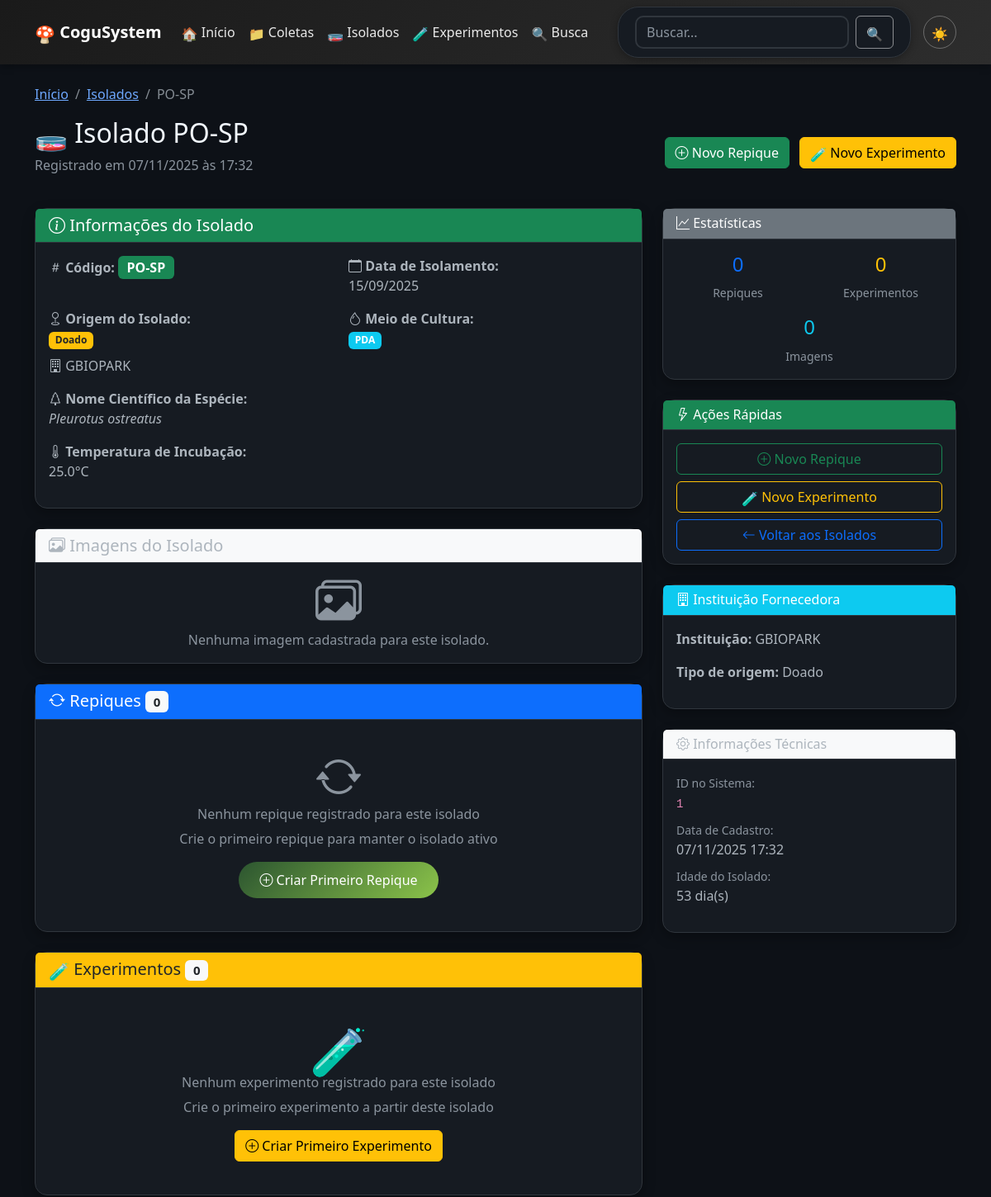
/isolado/1 (upper part), run on an earlier commit of the app's database.
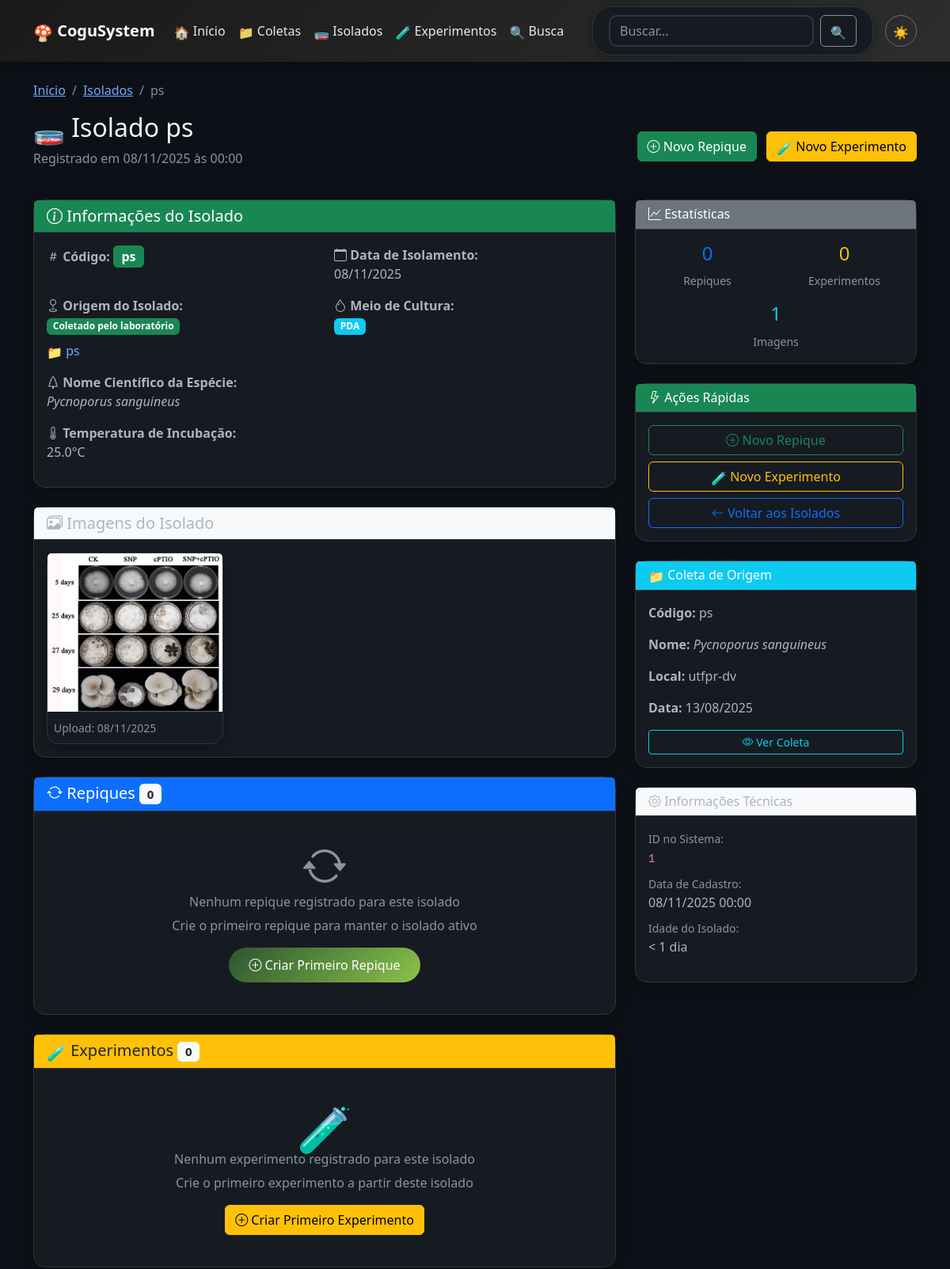
And on a later commit of the database.
### app.py (models this page shows)
class Isolado(db.Model):
    id = db.Column(db.Integer, primary_key=True)
    codigo = db.Column(db.String(50), unique=True, nullable=False)
    coleta_id = db.Column(db.Integer, db.ForeignKey('coleta.id'), nullable=True)
    origem_tipo = db.Column(db.String(20), nullable=False, default='coleta')
    origem_instituicao = db.Column(db.String(255))
    especie_nome_cientifico = db.Column(db.String(200))
    data_isolamento = db.Column(db.Date, nullable=False)
    meio_cultura = db.Column(db.String(100))
    temperatura_incubacao = db.Column(db.Float)
    observacoes = db.Column(db.Text)
    data_cadastro = db.Column(db.DateTime, default=datetime.utcnow)
    repiques = db.relationship('Repique', backref='isolado', lazy=True, cascade='all, delete-orphan')
    experimentos = db.relationship('Experimento', backref='isolado', lazy=True, cascade='all, delete-orphan')
    imagens = db.relationship('ImagemIsolado', back_populates='isolado', lazy=True, cascade='all, delete-orphan')

class Coleta(db.Model):
    id = db.Column(db.Integer, primary_key=True)
    codigo = db.Column(db.String(50), unique=True, nullable=False)
    nome_cientifico = db.Column(db.String(200))
    nome_popular = db.Column(db.String(200))
    data_coleta = db.Column(db.Date, nullable=False)
    local_coleta = db.Column(db.String(500))
    coordenadas = db.Column(db.String(100))
    substrato = db.Column(db.String(200))
    coletor = db.Column(db.String(200))
    observacoes = db.Column(db.Text)
    data_cadastro = db.Column(db.DateTime, default=datetime.utcnow)
    isolados = db.relationship('Isolado', backref='coleta', lazy=True, cascade='all, delete-orphan')
    experimentos = db.relationship('Experimento', backref='coleta', lazy=True, cascade='all, delete-orphan')
    imagens = db.relationship('ImagemColeta', back_populates='coleta', lazy=True, cascade='all, delete-orphan')

class ImagemIsolado(db.Model):
    id = db.Column(db.Integer, primary_key=True)
    isolado_id = db.Column(db.Integer, db.ForeignKey('isolado.id'), nullable=False)
    nome_arquivo = db.Column(db.String(255), nullable=False)
    descricao = db.Column(db.String(500))
    data_upload = db.Column(db.DateTime, default=datetime.utcnow)
    isolado = db.relationship('Isolado', back_populates='imagens')

### app.py (the view)
@app.route('/isolado/<int:id>')
def isolado_detalhe(id):
    isolado = Isolado.query.get_or_404(id)
    return render_template('isolado_detalhe.html', isolado=isolado)

### templates/isolado_detalhe.html (shortened to what the changed rows need)
{% extends "base.html" %}
{% block content %}
<div class="row mb-4">
    <div class="col-12">
        <nav aria-label="breadcrumb">
            <ol class="breadcrumb">
                <li class="breadcrumb-item"><a href="{{ url_for('index') }}">Início</a></li>
                <li class="breadcrumb-item"><a href="{{ url_for('isolados') }}">Isolados</a></li>
                <li class="breadcrumb-item active" aria-current="page">{{ isolado.codigo }}</li>
            </ol>
        </nav>
        <div class="d-flex justify-content-between align-items-center">
            <div>
                <h2><i class="bi bi-petri-dish"></i> Isolado {{ isolado.codigo }}</h2>
                <p class="text-muted">
                    Registrado em {{ isolado.data_cadastro.strftime('%d/%m/%Y às %H:%M') }}
                </p>
            </div>
        </div>
    </div>
</div>
<div class="row">
    <div class="col-lg-8">
        <div class="card mb-4">
            <div class="card-body">
                <div class="row">
                    <div class="col-md-6 mb-3">
                        <strong><i class="bi bi-hash"></i> Código:</strong>
                        <span class="badge bg-success fs-6">{{ isolado.codigo }}</span>
                    </div>
                    <div class="col-md-6 mb-3">
                        <strong><i class="bi bi-calendar"></i> Data de Isolamento:</strong><br>
                        {{ isolado.data_isolamento.strftime('%d/%m/%Y') }}
                    </div>
                </div>
                <div class="row">
                    <div class="col-md-6 mb-3">
                        <strong><i class="bi bi-geo"></i> Origem do Isolado:</strong><br>
                        {% set origem_tipo = isolado.origem_tipo or 'coleta' %}
                        {% if origem_tipo == 'coleta' %}
                            <span class="badge bg-success">Coletado pelo laboratório</span>
                            {% if isolado.coleta %}
                            <div class="mt-2">
                                <a href="{{ url_for('coleta_detalhe', id=isolado.coleta.id) }}" class="text-decoration-none">
                                    <i class="bi bi-collection"></i> {{ isolado.coleta.codigo }}
                                </a>
                            </div>
                            {% else %}
                            <div class="mt-2 text-muted">Coleta não informada</div>
                            {% endif %}
                        {% elif origem_tipo == 'adquirida' %}
                            <span class="badge bg-info text-dark">Adquirido</span>
                            {% if isolado.origem_instituicao %}
                            <div class="mt-2"><i class="bi bi-building"></i> {{ isolado.origem_instituicao }}</div>
                            {% endif %}
                        {% elif origem_tipo == 'doada' %}
                            <span class="badge bg-warning text-dark">Doado</span>
                            {% if isolado.origem_instituicao %}
                            <div class="mt-2"><i class="bi bi-building"></i> {{ isolado.origem_instituicao }}</div>
                            {% endif %}
                        {% else %}
                            <span class="text-muted">Origem não informada</span>
                        {% endif %}
                    </div>
                    <div class="col-md-6 mb-3">
                        <strong><i class="bi bi-droplet"></i> Meio de Cultura:</strong><br>
                        <span class="badge bg-info">{{ isolado.meio_cultura }}</span>
                    </div>
                </div>
                <div class="row">
                    <div class="col-md-6 mb-3">
                        <strong><i class="bi bi-tree"></i> Nome Científico da Espécie:</strong><br>
                        {% if isolado.especie_nome_cientifico %}
                            <em>{{ isolado.especie_nome_cientifico }}</em>
                        {% else %}
                            <span class="text-muted">Não informado</span>
                        {% endif %}
                    </div>
                </div>
                {% if isolado.temperatura_incubacao %}
                <div class="row">
                    <div class="col-md-6 mb-3">
                        <strong><i class="bi bi-thermometer-half"></i> Temperatura de Incubação:</strong><br>
                        {{ isolado.temperatura_incubacao }}°C
                    </div>
                </div>
                {% endif %}
            </div>
        </div>
        <div class="card mb-4">
            <div class="card-body">
                {% if isolado.imagens %}
                <div class="row g-3">
                    {% for imagem in isolado.imagens %}
                    <div class="col-md-4 col-sm-6">
                        <div class="card h-100">
                            <img src="{{ url_for('uploaded_file', filename=imagem.nome_arquivo) }}"
                                 class="card-img-top open-image-modal"
                                 style="height: 200px; object-fit: cover; cursor: pointer;"
                                 data-image-src="{{ url_for('uploaded_file', filename=imagem.nome_arquivo) }}"
                                 data-image-description="{{ imagem.descricao or 'Sem descrição' }}"
                                 alt="Imagem do isolado">
                            <div class="card-body p-2">
                                <small class="text-muted">Upload: {{ imagem.data_upload.strftime('%d/%m/%Y') }}</small>
                            </div>
                        </div>
                    </div>
                    {% endfor %}
                </div>
                {% else %}
                <div class="text-center text-muted">
                    <i class="bi bi-images display-4"></i>
                    <p class="mt-2 mb-0">Nenhuma imagem cadastrada para este isolado.</p>
                </div>
                {% endif %}
            </div>
        </div>
    </div>
    <div class="col-lg-4">
        <div class="card mb-4">
            <div class="card-body">
                <div class="row text-center mt-3">
                    <div class="col-12">
                        <h4 class="text-info">{{ isolado.imagens|length }}</h4>
                        <small class="text-muted">Imagens</small>
                    </div>
                </div>
            </div>
        </div>
        {% if isolado.coleta %}
        <div class="card mb-4">
            <div class="card-header bg-info text-white">
                <h6 class="mb-0"><i class="bi bi-collection"></i> Coleta de Origem</h6>
            </div>
            <div class="card-body">
                <p><strong>Código:</strong> {{ isolado.coleta.codigo }}</p>
                {% if isolado.coleta.nome_cientifico %}
                <p><strong>Nome:</strong> <em>{{ isolado.coleta.nome_cientifico }}</em></p>
                {% endif %}
                <p><strong>Local:</strong> {{ isolado.coleta.local_coleta }}</p>
                <p><strong>Data:</strong> {{ isolado.coleta.data_coleta.strftime('%d/%m/%Y') }}</p>
                <a href="{{ url_for('coleta_detalhe', id=isolado.coleta.id) }}"
                   class="btn btn-sm btn-outline-info w-100">
                    <i class="bi bi-eye"></i> Ver Coleta
                </a>
            </div>
        </div>
        {% elif isolado.origem_instituicao %}
        <div class="card mb-4">
            <div class="card-header bg-info text-white">
                <h6 class="mb-0"><i class="bi bi-building"></i> Instituição Fornecedora</h6>
            </div>
            <div class="card-body">
                <p><strong>Instituição:</strong> {{ isolado.origem_instituicao }}</p>
                {% if isolado.origem_tipo == 'adquirida' %}
                <p><strong>Tipo de origem:</strong> Adquirido</p>
                {% elif isolado.origem_tipo == 'doada' %}
                <p><strong>Tipo de origem:</strong> Doado</p>
                {% endif %}
            </div>
        </div>
        {% endif %}
        <div class="card">
            <div class="card-body">
                <ul class="list-unstyled">
                    <li class="mb-2">
                        <small class="text-muted">ID no Sistema:</small><br>
                        <code>{{ isolado.id }}</code>
                    </li>
                    <li class="mb-2">
                        <small class="text-muted">Data de Cadastro:</small><br>
                        {{ isolado.data_cadastro.strftime('%d/%m/%Y %H:%M') }}
                    </li>
                    <li class="mb-2">
                        <small class="text-muted">Idade do Isolado:</small><br>
                        {% set dias = (isolado.data_cadastro.date() - isolado.data_isolamento).days %}
                        {% if dias > 0 %}
                            {{ dias }} dia(s)
                        {% else %}
                            < 1 dia
                        {% endif %}
                    </li>
                </ul>
            </div>
        </div>
    </div>
</div>
{% endblock %}

What changed in the data, as far as the page shows it:
changed Isolado "PDA": codigo "PO-SP" → "ps"; data_cadastro "07/11/2025 às 17:32" → "08/11/2025 às 00:00"; data_isolamento "15/09/2025" → "08/11/2025"; origem_tipo "doada" → "coleta" (drawn); especie_nome_cientifico "Pleurotus ostreatus" → "Pycnoporus sanguineus"; data_cadastro "07/11/2025 17:32" → "08/11/2025 00:00"; origem_instituicao "GBIOPARK" → (not shown)
added Coleta: coleta.codigo "ps", coleta.nome_cientifico "Pycnoporus sanguineus", coleta.local_coleta "utfpr-dv", coleta.data_coleta "13/08/2025"
now on this page (row edited): ImagemIsolado: nome_arquivo (picture), data_upload "08/11/2025"
Also different on the page:
{{ isolado.imagens|length }}: "0" → "1"
{{ dias }}: "53" → (not shown)
text no longer shown: "Doado Nenhuma imagem cadastrada para este isolado. Instituição Fornecedora Instituição: Tipo de origem: Doado dia(s)"
text now shown: "Coletado pelo laboratório Coleta de Origem Código: Nome: Local: Data: Ver Coleta < 1 dia"
